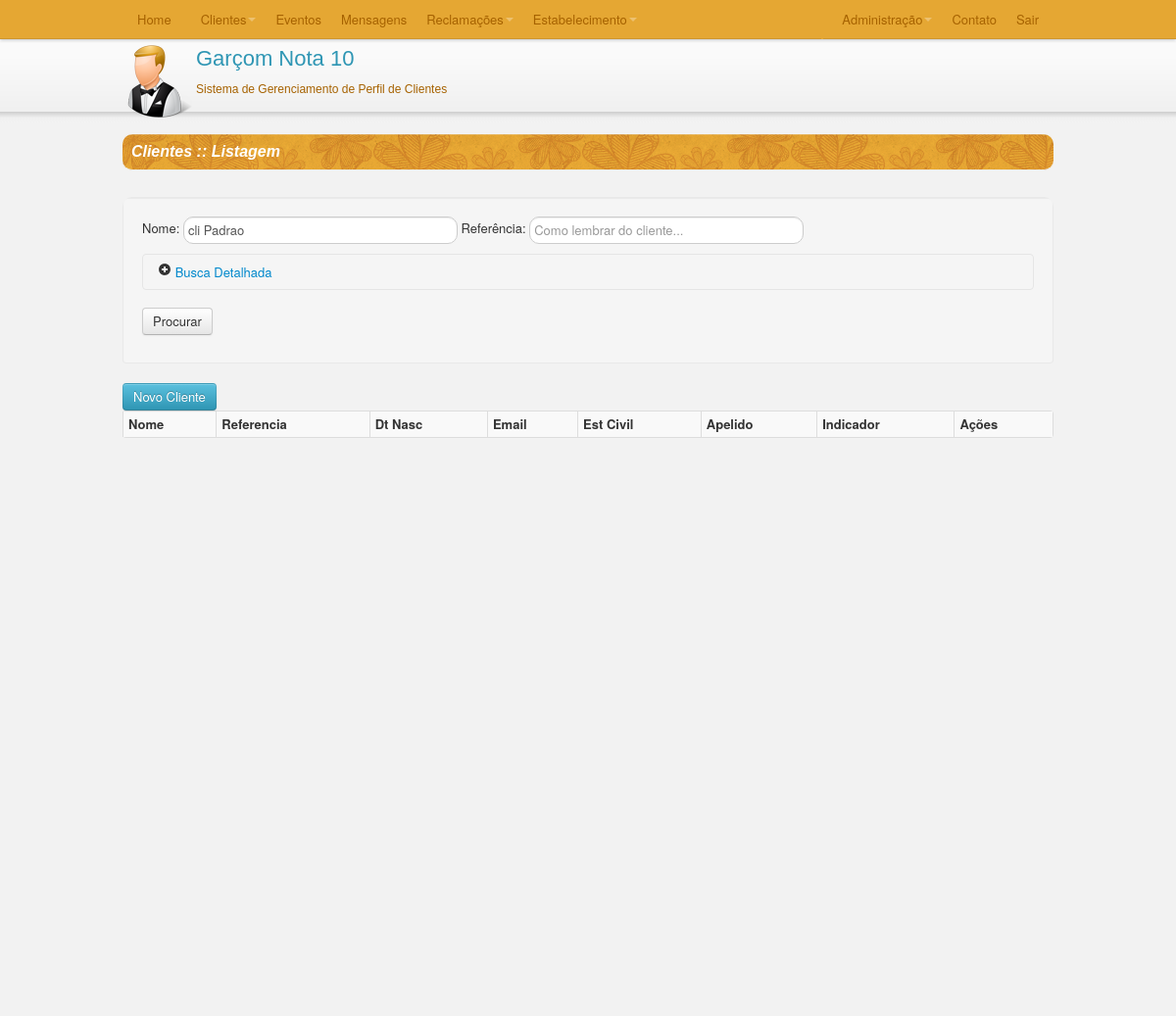
Page /TCC/C/listaClientes.php?nomeCliente=cli Padrao on the earlier database version.
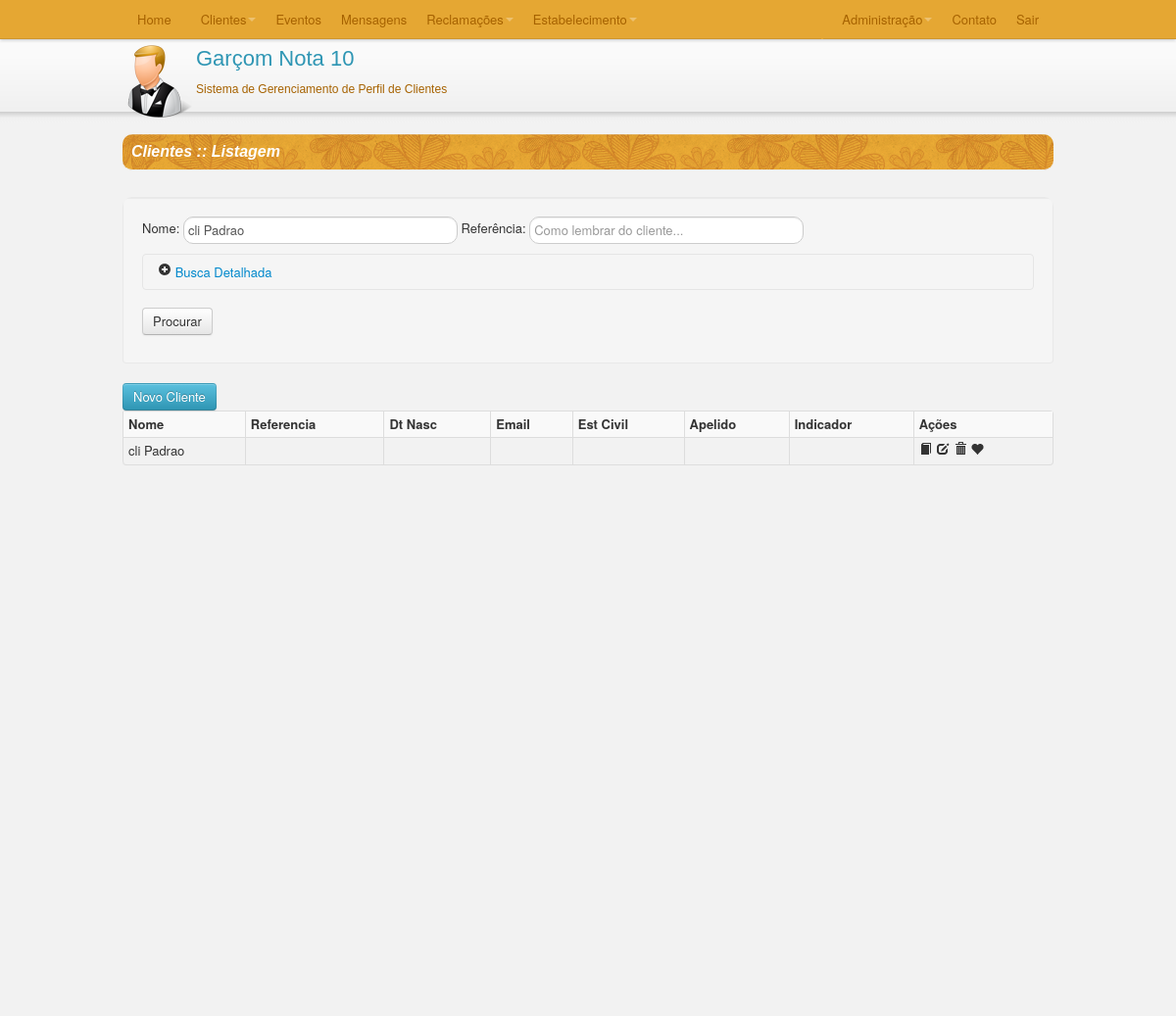
Same page on the later database version.
### TCC/C/listaClientes.php (called while the page is built, shortened)
<?php
require_once("SmartyConf.php");
require_once("../M/classes/Cliente.class.php");
require_once("../M/dao/ClienteDAO.class.php");
require_once("../M/dao/UsuarioDAO.class.php");
$con = new Conexao();
$DAO = new ClienteDAO($con->getConexao());
if(isset($_REQUEST['nomeCliente'])){
    $nome = $_REQUEST['nomeCliente'];
    $smarty->assign("nomeCliente",$nome);
}else{
    $nome = "";
}
if(isset($_REQUEST['referenciaCliente'])){
    $referencia = $_REQUEST['referenciaCliente'];
    $smarty->assign("referenciaCliente",$referencia);
}else{
    $referencia = "";
}
if(isset($_REQUEST['idusuario'])){
    $usuario = $_REQUEST['idusuario'];
    $smarty->assign("idusuario",$usuario);
}else{
   $usuario = "";
}
if(isset($_REQUEST['idIndicador'])){
    $indicador = $_REQUEST['idIndicador'];
    $smarty->assign("idIndicador",$indicador);
}else{
   $indicador = "";
}
if(isset($_REQUEST['dtNasc'])){
    $nascimento = $_REQUEST['dtNasc'];
    $smarty->assign("dtNasc",$nascimento);
}else{
   $nascimento = "";
}
if(isset($_REQUEST['apelido'])){
    $apelido = $_REQUEST['apelido'];
    $smarty->assign("apelido",$apelido);
}else{
   $apelido = "";
}
if(isset($_REQUEST['email'])){
    $email = $_REQUEST['email'];
    $smarty->assign("email",$email);
}else{
   $email = "";
}
if(isset($_REQUEST['estCivil'])){
    $estCivil = $_REQUEST['estCivil'];
    $smarty->assign("estCivil",$estCivil);
}else{
   $estCivil = "";
}
$clientes = $DAO->getClientes_Filtro($nome,$referencia,$nascimento, $email,$usuario,$estCivil,$apelido,$indicador);
$indicadores = $DAO->getClientes();
$total = count($clientes);
$smarty->assign("ret",$_REQUEST['ret']);
$smarty->assign("totalClientes",$total);
$smarty->assign("clientes",$clientes);
$smarty->assign("indicadores",$indicadores);
$smarty->display("listaCliente.html");

### TCC/M/classes/Cliente.class.php (called while the page is built, shortened)
<?php
class Cliente {
    private $cli_id, $cli_nome, $cli_referencia, $cli_dtNasc, $cli_email, $usu_id, $usu_login, $cli_estCivil='null', $cli_estCivilDesc, $cli_apelido, $cli_id_indicador='null', $cli_indicador;
    public function getCli_ID() { return $this->cli_id; }
    public function getCli_Nome() { return $this->cli_nome; }
    public function setCli_ID($cli_id) { $this->cli_id = $cli_id; }
    public function setCli_Nome($cli_nome) { $this->cli_nome = $cli_nome; }
}
?>

### TCC/M/dao/ClienteDAO.class.php (called while the page is built, shortened)
<?php
class ClienteDAO {
    private $conexao;
    private $enderecoDao;
    private $telefoneDao;
    function __construct($conexao) {
        $this->conexao = $conexao;
        $this->enderecoDao = new EnderecoDAO($this->conexao);
        $this->telefoneDao = new TelefoneDAO($this->conexao);
    }
    function getClientes_Filtro($cli_nome, $cli_referencia, $cli_dtNasc, $cli_email, $usu_id, $cli_estCivil, $cli_apelido, $cli_id_indicador){
        $sql =
            "SELECT
                c.cli_id
                , c.cli_nome
                , c.cli_referencia
                , c.cli_dtNasc
                , c.cli_email
                , c.usu_id
                , u.usu_login
                , c.cli_estCivil
                , c.cli_apelido
                , c.cli_id_indicador
                , ind.cli_nome AS cli_indicador
            FROM cliente c
            INNER JOIN usuario u ON c.usu_id = u.usu_id
            LEFT JOIN (
                        SELECT cli_id, cli_nome
                        FROM cliente
                    )ind ON ind.cli_id = c.cli_id_indicador
            WHERE 1";
        if(isset($cli_nome) and $cli_nome != "") {
            $sql.=  " AND c.cli_nome like '%$cli_nome%'";
        }
        $sql.= " ORDER BY c.cli_nome";
        $query = mysql_query($sql,$this->conexao);
        while($rows = mysql_fetch_array($query)) {
           $cliente = new Cliente;
           $cliente->setCli_ID($rows['cli_id']);
           $cliente->setCli_Nome($rows['cli_nome']);
           $cliente->setCli_referencia($rows['cli_referencia']);
           $cliente->setCli_dtNasc(implode("/",array_reverse(explode("-",$rows['cli_dtNasc']))));
           $cliente->setCli_email($rows['cli_email']);
           $cliente->setUsu_id($rows['usu_id']);
           $cliente->setUsu_login($rows['usu_login']);
           $cliente->setCli_estCivil($rows['cli_estCivil']);
           $cliente->setCli_apelido($rows['cli_apelido']);
           $cliente->setCli_id_indicador($rows['cli_id_indicador']);
           $cliente->setCli_indicador($rows['cli_indicador']);
           $cliente->setEnderecos($this->enderecoDao->getEnderecosCliente($rows['cli_id']));
           $cliente->setTelefones($this->telefoneDao->getTelefonesCliente($rows['cli_id']));
           $clientes[] = $cliente;
        }
        return $clientes;
    }
}
?>

### TCC/V/smarty/templates_c/%%18^182^18292681%%listaCliente.html.php (the view, shortened to what the changed rows need)
 <?php $_smarty_tpl_vars = $this->_tpl_vars;
$this->_tpl_vars = $_smarty_tpl_vars;
 ?>
<html>
    <?php echo '
    <head>
        <link rel="stylesheet" type="text/css" href="../V/css/bootstrap.css">
        <link rel="stylesheet" type="text/css" href="../V/css/bootstrap.min.css">
        <link rel="stylesheet" type="text/css" href="../V/css/processo.css">
    </head>
    '; ?>
    <body>
        <div id="conteudo" <?php if ($this->_tpl_vars['totalClientes'] > 10): ?> style='height:100%;' <?php endif; ?>>
            <div class="container1">
                    <div class="grid">
                          <table class="table table-striped table-bordered table-condensed">
                              <tr>
                                  <th>Nome</th>
                                  <th>Referencia</th>
                                  <th>Dt Nasc</th>
                                  <th>Email</th>
                                  <th>Est Civil</th>
                                  <th>Apelido</th>
                                  <th>Indicador</th>
                                  <th>Ações</th>
                              </tr>
                              <?php $_from = $this->_tpl_vars['clientes']; if (!is_array($_from) && !is_object($_from)) { settype($_from, 'array'); }if (count($_from)):
    foreach ($_from as $this->_tpl_vars['cliente']):
?>
                                  <tr>
                                      <td><?php echo $this->_tpl_vars['cliente']->getCli_nome(); ?>
</td>
                                      <td><?php echo $this->_tpl_vars['cliente']->getCli_referencia(); ?>
</td>
                                      <td><?php echo $this->_tpl_vars['cliente']->getCli_dtNasc(); ?>
</td>
                                      <td><?php echo $this->_tpl_vars['cliente']->getCli_email(); ?>
</td>
                                      <td><?php echo $this->_tpl_vars['cliente']->getCli_estCivilDesc(); ?>
</td>
                                      <td><?php echo $this->_tpl_vars['cliente']->getCli_apelido(); ?>
</td>
                                      <td><?php echo $this->_tpl_vars['cliente']->getCli_indicador(); ?>
</td>
                                      <td>
                                        <a href="#windowTitleDialog<?php echo $this->_tpl_vars['cliente']->getCli_ID(); ?>
" rel="tooltip" onclick="abreModal('<?php echo $this->_tpl_vars['cliente']->getCli_ID(); ?>
');" title="Clique para Visualizar informações deste Cliente" data-toggle="modal"><i class="icon-book"></i></a>
                                        <a href="#" rel="tooltip" onclick="return editar('<?php echo $this->_tpl_vars['cliente']->getCli_ID(); ?>
');"  title="Clique para Editar este Cliente"><i class="icon-edit"></i></a>
                                        <a href="#" rel="tooltip" onclick="return excluir('<?php echo $this->_tpl_vars['cliente']->getCli_ID(); ?>
');" title="Clique para Excluir este Cliente"><i class="icon-trash"></i></a>
                                        <a href="#" rel="tooltip" onclick="return preferencia('<?php echo $this->_tpl_vars['cliente']->getCli_ID(); ?>
');" title="Clique para Editar as preferencias deste Cliente"><i class="icon-heart"></i></a>
                                      </td>
                                  </tr>
                              <?php endforeach; endif; unset($_from); ?>
                          </table>
                    </div>
            </div>
       </div>
    </body>
</html>

Differences in the rows shown:
added cliente: cli_nome "cli Padrao"
